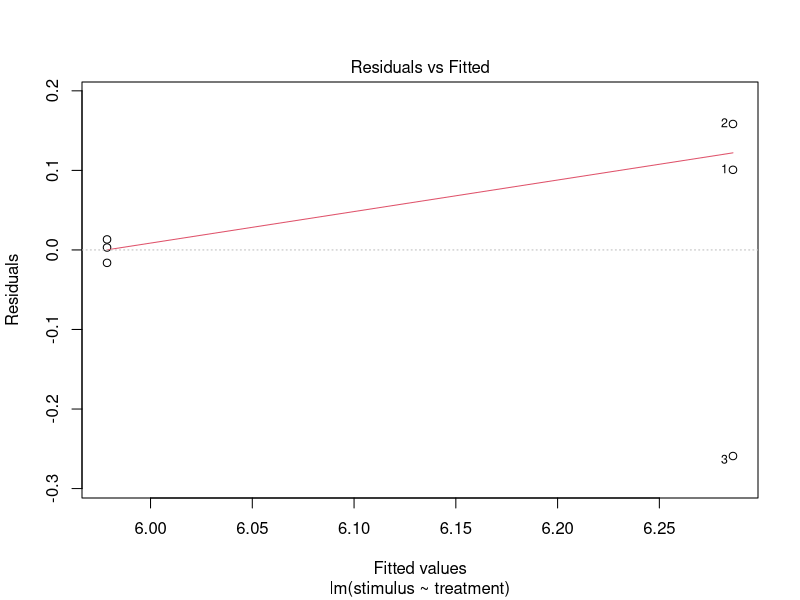
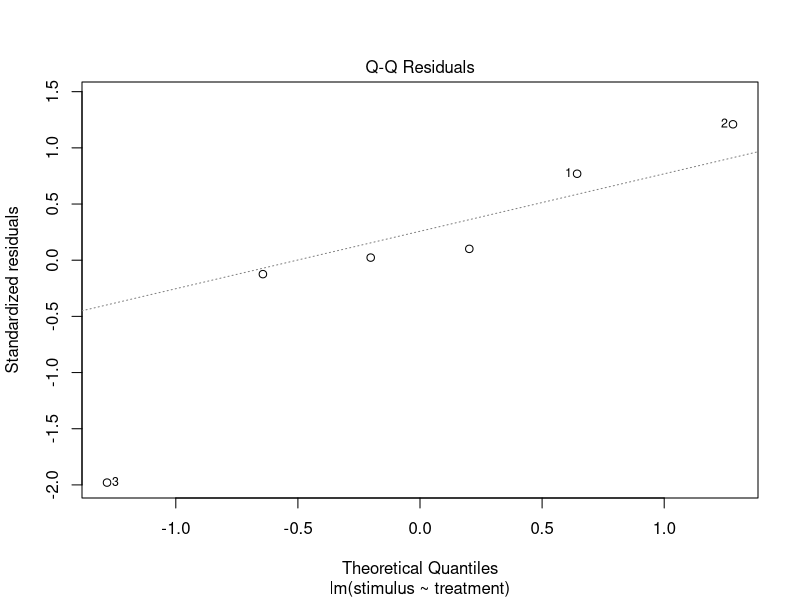
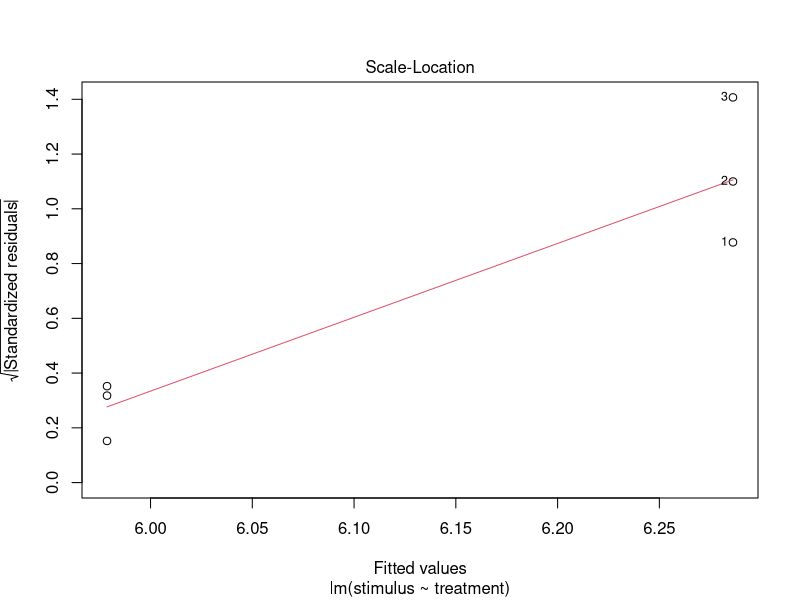
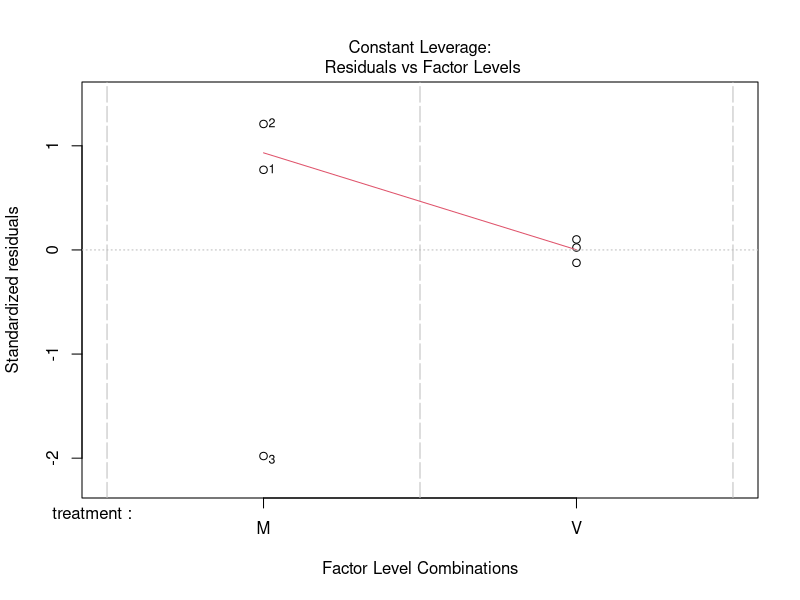
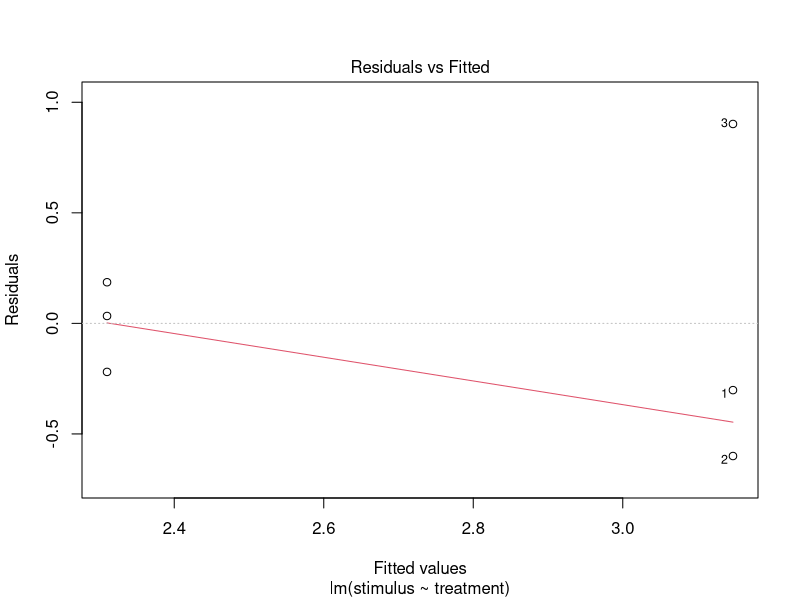
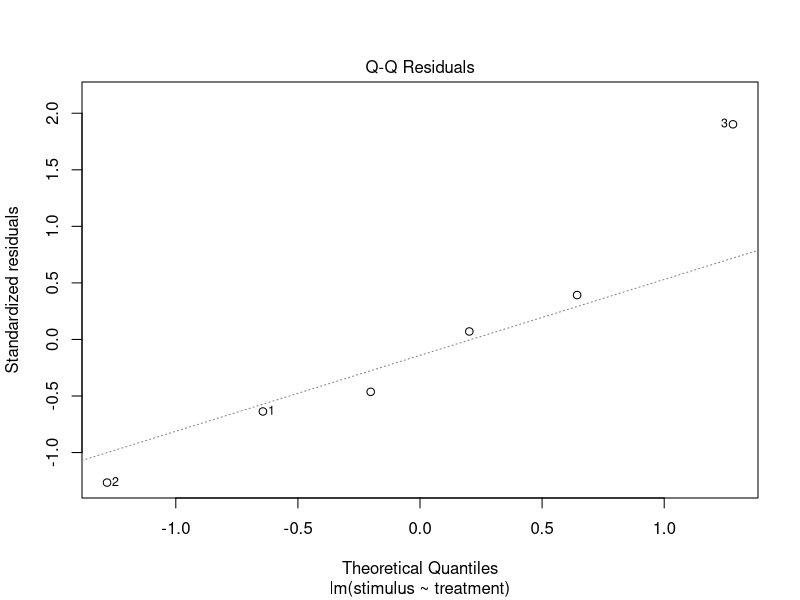
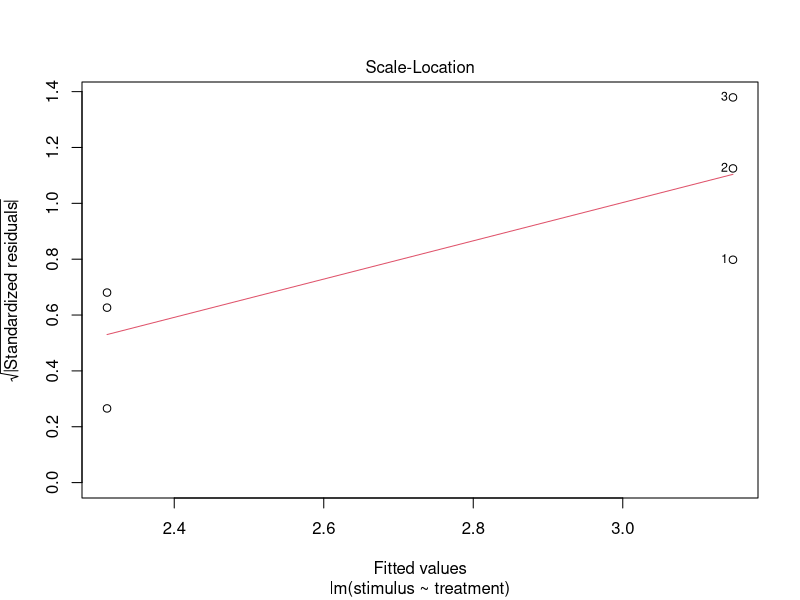
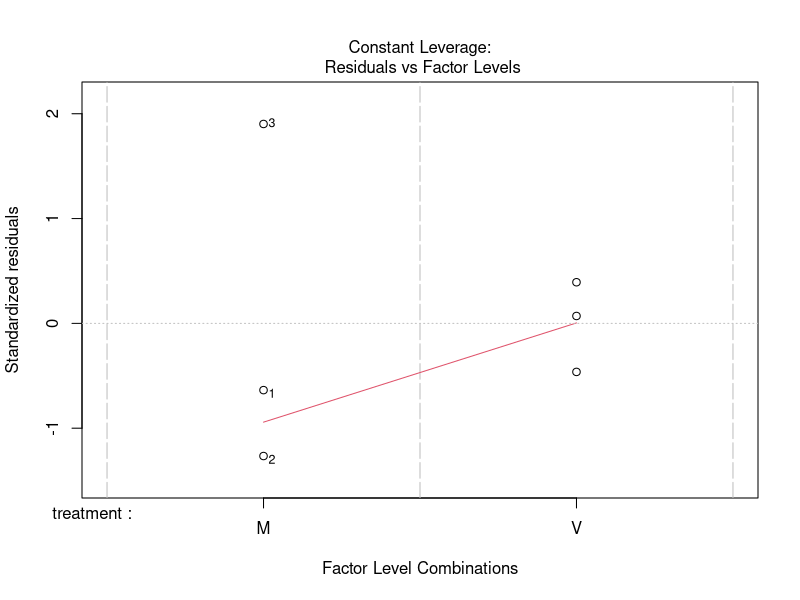

The R source for these figures, in order:
# Title: Correlations
# Author: Marwa Tawfik
# Date: 03-05-2024


# Summary: as stated that the fish of growth performance and microbiota work are differnet fish
# so the average per tank (triplicate tanks/treatment/phase) was measured before the correlation analysis
# between specific growth rate and Shannon index of alpha diversity as an example. 
# the spearman correlation results showed no correlation between SGR and Shannon index at any of the phases or across phases
# however pearson correlation showed correlation between SGR and Shannon at stimulus phase. 
# We can't rely on these results as sample size of 3 is not enough to detect meeting assumptions of 
# either of the tests.

library(readxl)

sgr <- read_excel("sgr_averaged_byTank.xlsx")
shannon <- read_excel("shannon.xlsx")


# check if assumption of linear model is met or not
model <- lm(stimulus ~ treatment, data = sgr)
plot(model)


model <- lm(stimulus ~ treatment, data = shannon)
plot(model)

## stimulus
# Extract numeric vectors for treatment M and V
shannon_M <- shannon$stimulus[shannon$treatment == "M"]
shannon_V <- shannon$stimulus[shannon$treatment == "V"]

sgr_M <- sgr$stimulus[sgr$treatment == "M"]
sgr_V <- sgr$stimulus[sgr$treatment == "V"]
class(sgr_M)
# Perform correlation tests for treatment M and V
correlation_M <- cor.test(shannon_M, sgr_M, method = "spearman")
correlation_V <- cor.test(shannon_V, sgr_V, method = "spearman")

# Print the results
print("Correlation for Treatment M:")
print(correlation_M)
# Pearson's product-moment correlation
# 
# data:  shannon_M and sgr_M
# t = -16.406, df = 1, p-value = 0.03876
# alternative hypothesis: true correlation is not equal to 0
# sample estimates:
#        cor 
# -0.9981475

# Spearman's rank correlation rho
# 
# data:  shannon_M and sgr_M
# S = 8, p-value = 0.3333
# alternative hypothesis: true rho is not equal to 0
# sample estimates:
# rho 
#  -1 

print("Correlation for Treatment V:")
print(correlation_V)

# Pearson's product-moment correlation
# 
# data:  shannon_V and sgr_V
# t = -0.53243, df = 1, p-value = 0.6885
# alternative hypothesis: true correlation is not equal to 0
# sample estimates:
#        co

# Spearman's rank correlation rho
# 
# data:  shannon_V and sgr_V
# S = 6, p-value = 1
# alternative hypothesis: true rho is not equal to 0
# sample estimates:
#  rho 
# -0.5 

## intermediate
shannon_M <- shannon$intermediate[shannon$treatment == "M"]
shannon_V <- shannon$intermediate[shannon$treatment == "V"]

sgr_M <- sgr$intermediate[sgr$treatment == "M"]
sgr_V <- sgr$intermediate[sgr$treatment == "V"]

# Perform correlation tests for treatment M and V
correlation_M <- cor.test(shannon_M, sgr_M, method = "spearman")
correlation_V <- cor.test(shannon_V, sgr_V, method = "spearman")

# Print the results
print("Correlation for Treatment M:")
print(correlation_M)
# Pearson's product-moment correlation
# 
# data:  shannon_M and sgr_M
# t = -1.6653, df = 1, p-value = 0.3443
# alternative hypothesis: true correlation is not equal to 0
# sample estimates:
#       cor 
# -0.857309

# Spearman's rank correlation rho
# 
# data:  shannon_M and sgr_M
# S = 6, p-value = 1
# alternative hypothesis: true rho is not equal to 0
# sample estimates:
# rho 
# -0.5 

print("Correlation for Treatment V:")
print(correlation_V)
# Pearson's product-moment correlation
# 
# data:  shannon_V and sgr_V
# t = -0.056261, df = 1, p-value = 0.9642
# alternative hypothesis: true correlation is not equal to 0
# sample estimates:
#         cor 
# -0.05617205 

# Spearman's rank correlation rho
# 
# data:  shannon_M and sgr_M
# S = 6, p-value = 1
# alternative hypothesis: true rho is not equal to 0
# sample estimates:
#  rho 

## challenge 
shannon_M <- shannon$challenge[shannon$treatment == "M"]
shannon_V <- shannon$challenge[shannon$treatment == "V"]

sgr_M <- sgr$challenge[sgr$treatment == "M"]
sgr_V <- sgr$challenge[sgr$treatment == "V"]

# Perform correlation tests for treatment M and V
correlation_M <- cor.test(shannon_M, sgr_M, method = "spearman")
correlation_V <- cor.test(shannon_V, sgr_V, method = "spearman")

# Print the results
print("Correlation for Treatment M:")
print(correlation_M)
# Pearson's product-moment correlation
# 
# data:  shannon_M and sgr_M
# t = -6.0534, df = 1, p-value = 0.1042
# alternative hypothesis: true correlation is not equal to 0
# sample estimates:
#        cor 
# -0.9866282 

# Spearman's rank correlation rho
# 
# data:  shannon_M and sgr_M
# S = 8, p-value = 0.3333
# alternative hypothesis: true rho is not equal to 0
# sample estimates:
# rho 
#  -1

print("Correlation for Treatment V:")
print(correlation_V)
# Pearson's product-moment correlation
# 
# data:  shannon_V and sgr_V
# t = -0.61869, df = 1, p-value = 0.6473
# alternative hypothesis: true correlation is not equal to 0
# sample estimates:
#        cor 
# -0.5261332 

# Spearman's rank correlation rho
# 
# data:  shannon_V and sgr_V
# S = 6, p-value = 1
# alternative hypothesis: true rho is not equal to 0
# sample estimates:
#  rho 
# -0.5 

## M and V fish across phases 
sgr <- read_excel("sgr_averaged_byTank_devStages.xlsx")
shannon <- read_excel("shannon_devStages.xlsx")

# check if assumption of linear model is met or not
model <- lm(sgr ~ treatment, data = sgr)
plot(model)

model <- lm(shannon ~ treatment, data = shannon)
plot(model)

## M an V fish (not treatment here) so it is across devStages
sgr_M <- sgr$sgr[sgr$treatment == "M"]
sgr_V <- sgr$sgr[sgr$treatment == "V"]

shannon_M <- shannon$shannon[shannon$treatment == "M"]
shannon_V <- shannon$shannon[shannon$treatment == "V"]

class(shannon_V)

# Perform correlation tests for treatment M and V
correlation_M <- cor.test(shannon_M, sgr_M, method = "spearman")
correlation_V <- cor.test(shannon_V, sgr_V, method = "spearman")

# Print the results
print("Correlation for Treatment M:")
print(correlation_M)
# Pearson's product-moment correlation
# 
# data:  shannon_M and sgr_M
# t = -16.677, df = 1, p-value = 0.03813
# alternative hypothesis: true correlation is not equal to 0
# sample estimates:
#        cor 
# -0.9982071

# Spearman's rank correlation rho
# 
# data:  shannon_M and sgr_M
# S = 8, p-value = 0.3333
# alternative hypothesis: true rho is not equal to 0
# sample estimates:
# rho 
#  -1 

print("Correlation for Treatment V:")
print(correlation_V)
# Pearson's product-moment correlation
# 
# data:  shannon_V and sgr_V
# t = 0.30523, df = 1, p-value = 0.8114
# alternative hypothesis: true correlation is not equal to 0
# sample estimates:
#       cor 
# 0.2919343 

# Spearman's rank correlation rho
# 
# data:  shannon_V and sgr_V
# S = 2, p-value = 1
# alternative hypothesis: true rho is not equal to 0
# sample estimates:
# rho 
# 0.5 


